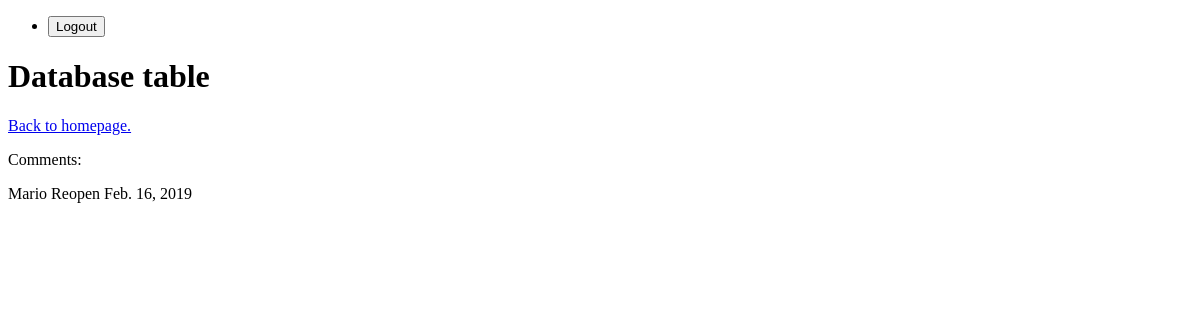
Page /comments/24/ on the earlier database version.
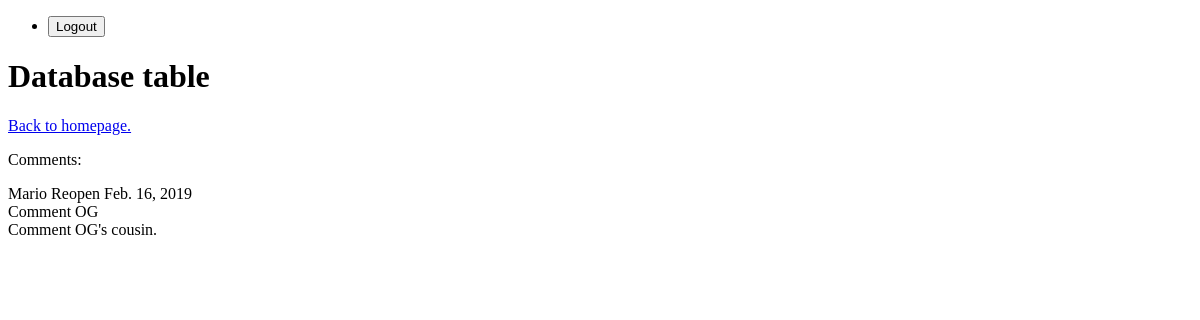
Same page on the later database version.
### tickets/models.py (models this page shows)
class Comments(models.Model):
    name = models.CharField(max_length=30)
    date = models.DateTimeField(auto_now_add=True)
    comment = models.CharField(max_length=500)
    ticket = models.ForeignKey(Ticket, on_delete=models.CASCADE)

### tickets/views.py (the view)
# urls.py: path('comments/<int:ticket_id>/', views.show_comment, name="show_comment")
def show_comment(request, ticket_id):
    retrieved_ticket = Ticket.objects.get(pk=ticket_id)
    comments = Comments.objects.filter(ticket=retrieved_ticket)
    return render(request, 'comments.html', {"ticket_test": retrieved_ticket, 'comments': comments})

### tickets/templates/comments.html
{% extends 'base_layout.html' %}
{% block content %}
    <h1>Database table</h1>
    <p><a href="/">Back to homepage.</a></p>
    <p>Comments:</p>
    {{ ticket_test.assignee }}
    {{ ticket_test.status }}
    {{ ticket_test.due }}
    {% for comment in comments %}
        <div>
            {{ comment.name }}
        </div>
    {% endfor %}
{% endblock %}

Differences in the rows shown:
added Comments: name "Comment OG"
added Comments: name "Comment OG's cousin."
